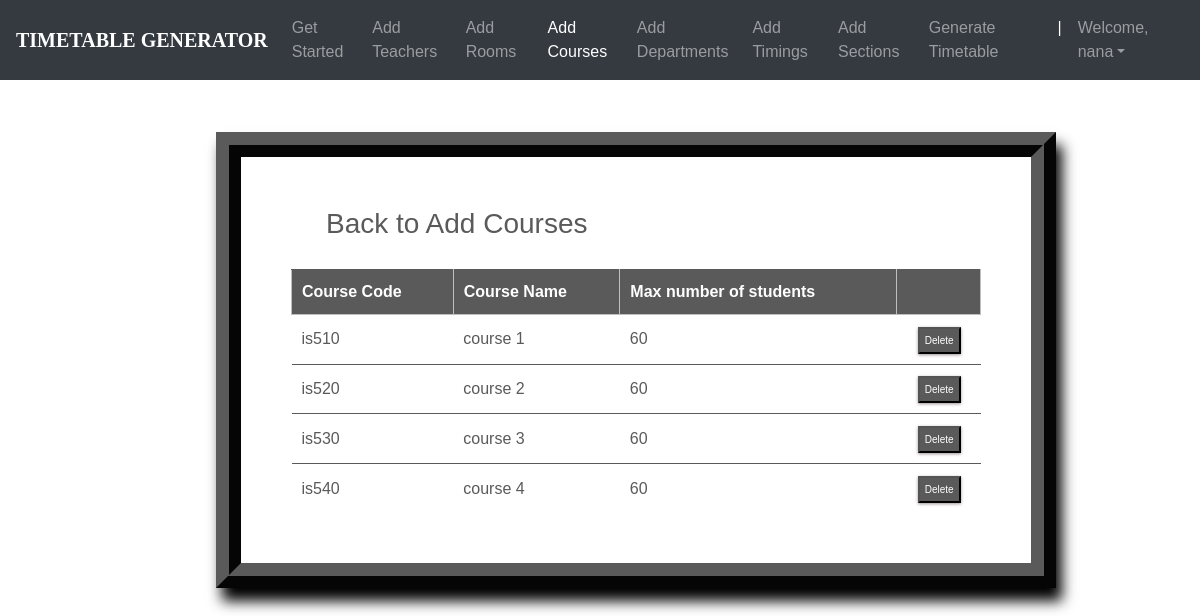
Page /courses_list/ (signed in) on the earlier database version.
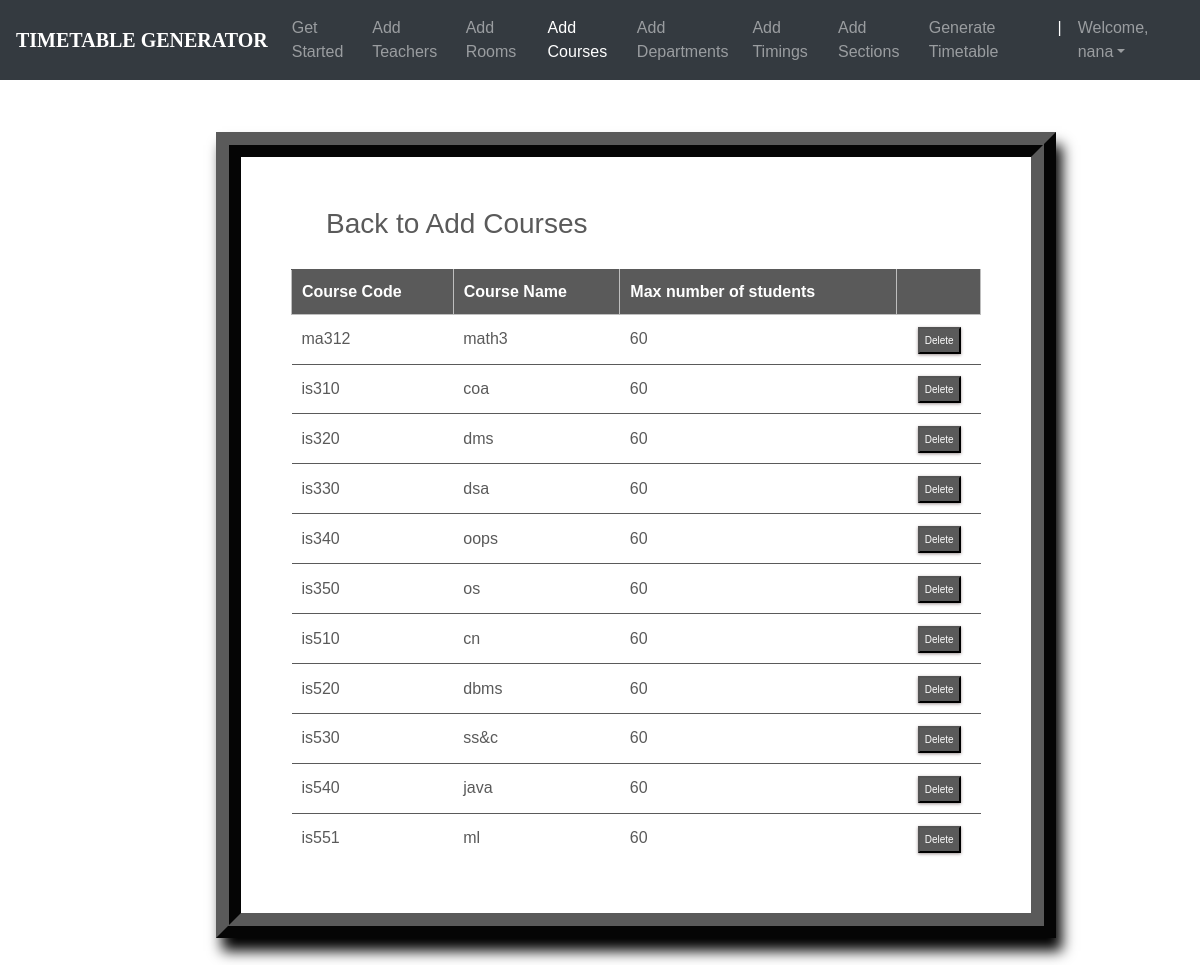
Same page on the later database version.
### ttgen/models.py (models this page shows, shortened)
class Course(models.Model):
    course_number = models.CharField(max_length=5, primary_key=True)
    course_name = models.CharField(max_length=40)
    max_numb_students = models.CharField(max_length=65)
    instructors = models.ManyToManyField(Instructor)

### ttgen/views.py (the view)
# urls.py: path('courses_list/', views.course_list_view, name='editcourse'),
@login_required
def course_list_view(request):
    context = {
        'courses': Course.objects.all()
    }
    return render(request, 'courseslist.html', context)

### templates/courseslist.html (shortened to what this page needs)
<!DOCTYPE html>
<html lang="en">
<head>
	<link rel="stylesheet" href="https://maxcdn.bootstrapcdn.com/bootstrap/4.0.0/css/bootstrap.min.css">
    <link rel="stylesheet" type="text/css" href="static/css/index.css">
</head>
<body>
        <header>
			<nav class="navbar navbar-expand-md navbar-dark fixed-top bg-dark">
                <a class="navbar-brand" href="#"><b>TIMETABLE GENERATOR</b></a>
                <div class="collapse navbar-collapse" id="navbarCollapse">
                    <ul class="navbar-nav ml-auto">
                    <li class="nav-item">
                        <a class="nav-link" href="{% url 'admindash' %}">Get Started</a>
                    </li>
                    <li class="nav-item">
                        <a class="nav-link" href="{% url 'addInstructors' %}">Add Teachers</a>
                    </li>
                    <li class="nav-item">
                        <a class="nav-link" href="{% url 'addRooms' %}">Add Rooms</a>
                    </li>
                    <li class="nav-item active">
                      <a class="nav-link" href="{% url 'addCourses' %}">Add Courses</a>
                  </li>
                  <li class="nav-item">
                <a class="nav-link" href="{% url 'addDepts' %}">Add Departments</a>
              </li>
                    <li class="nav-item">
		                <a class="nav-link" href="{% url 'addTimings' %}">Add Timings</a>
		            </li>
                    <li class="nav-item">
			            <a class="nav-link" href="{% url 'addSections' %}">Add Sections</a>
		            </li>
                    <li class="nav-item">
			            <a class="nav-link" href="{% url 'generate' %}">Generate Timetable</a>
		            </li>
                    <li class="nav-item active">
			            <a class="nav-link">|</a>
		            </li>
                    <li class="nav-item dropdown">
		                <a class="nav-link dropdown-toggle" href="#" id="dropdown03" data-toggle="dropdown" aria-haspopup="true" aria-expanded="false">Welcome, {{ user.first_name }}</a>
		            </li>
                    </ul>
                </div>
            </nav>
        </header>
        <br><br>
    {% block content %}
{% load static %}
<fieldset class="fieldset">
    <a href="{% url 'addCourses'%}"><h1 class="tablink" onclick="openPage('new')" id="defaultOpen">Back to Add Courses</h1></a>
    <div class="tabcontent" id="edit">
        <table class="table1">
            <thead>
            <tr class="table-headers">
            <th>Course Code</th>
            <th>Course Name</th>
            <th>Max number of students</th>
            <th  class="empty"></th>
            </tr>
            </thead>
            <tbody>
            {% for crs in courses %}
            <tr>
             <td>{{crs.course_number}}</td>
             <td>{{crs.course_name}}</td>
             <td>{{crs.max_numb_students}}</td>
             <td class="empty">
                <form action="{% url 'deletecourse' crs.course_number %}" method="post">
                        <input type="submit" value="Delete" class="cross">
                </form>
             </td>
             </tr>
            {% endfor %}
            </tbody>
        </table>
    </div>
</fieldset>
{% endblock %}

### static/css/index.css (style rules this page uses)
body { padding-top: 3rem; padding-bottom: 3rem; color: #5a5a5a; font-family: 'Poppins', sans-serif; overflow-x: hidden; }
nav { font-family: sans-serif; }
.navbar-brand { font-size: 20px; font-family: Georgia, 'Times New Roman', Times, serif; }

### templates/courseslist.html (style rules this page uses)
nav { font-family: sans-serif; }
.navbar-brand { font-size: 20px; font-family: Georgia, 'Times New Roman', Times, serif; }
* { margin: 0; padding: 0; box-sizing: border-box; }
html { scroll-behavior: smooth; }
a { text-decoration:none; }
form { margin-top: 3%; margin-left: 18%; margin-right: 12%; }
fieldset h1 { color: #5a5a5a; padding-bottom: 20px; margin-left: 35px; display: inline-block; cursor: pointer; font-size: 28px; }
fieldset input { padding:8px; color: #938c8c }
.table2 td, th { border: 1px solid rgb(190,190,190); padding: 10px 20px; }
.table1 { width: 100%; border-collapse: collapse; text-align: left; overflow: hidden; }
.table1 td, th { border-top: 1px solid #5a5a5a; padding: 10px; }
.table1 th { background-color: #5a5a5a; color: #fff; }
.cross { font-size:10px; box-shadow: 0px 1px 3px 0px #9e9292; padding: 4px 5px; color: #fff; background-color: #5a5a5a; cursor: pointer; }
.fieldset { margin-top: 3%; margin-left: 18%; margin-right: 12%; padding: 50px; border-width: 25px; border-style: ridge; border-color: #5a5a5a; box-shadow: 6px 13px 13px 0px black; background-color: #fff; }

Differences in the rows shown:
added Course: course_number "ma312", course_name "math3", max_numb_students "60"
added Course: course_number "is310", course_name "coa", max_numb_students "60"
added Course: course_number "is320", course_name "dms", max_numb_students "60"
added Course: course_number "is330", course_name "dsa", max_numb_students "60"
added Course: course_number "is340", course_name "oops", max_numb_students "60"
added Course: course_number "is350", course_name "os", max_numb_students "60"
changed Course "is510": course_name "course 1" → "cn"
changed Course "is520": course_name "course 2" → "dbms"
changed Course "is530": course_name "course 3" → "ss&c"
changed Course "is540": course_name "course 4" → "java"
added Course: course_number "is551", course_name "ml", max_numb_students "60"
